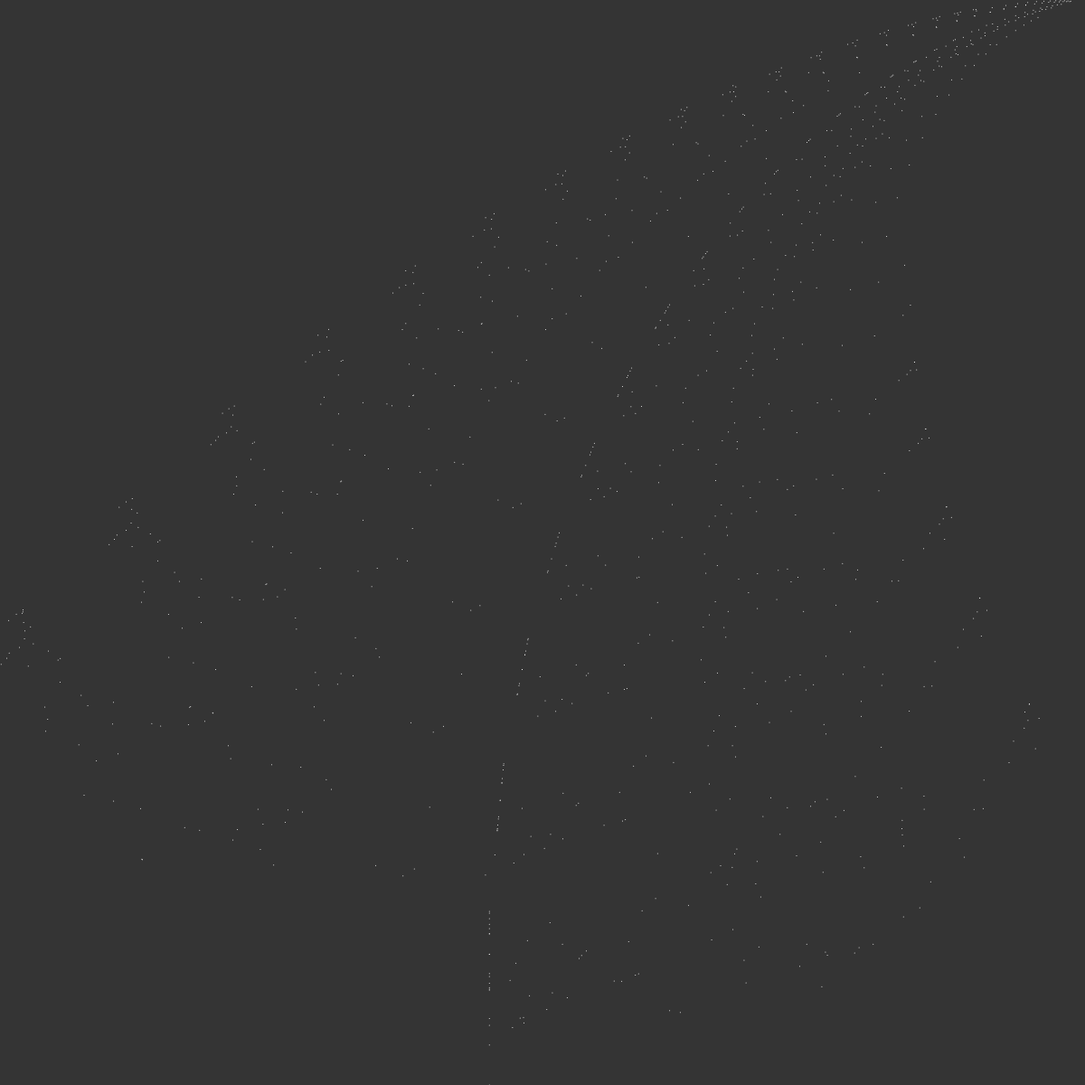
Frame 1 (no input)
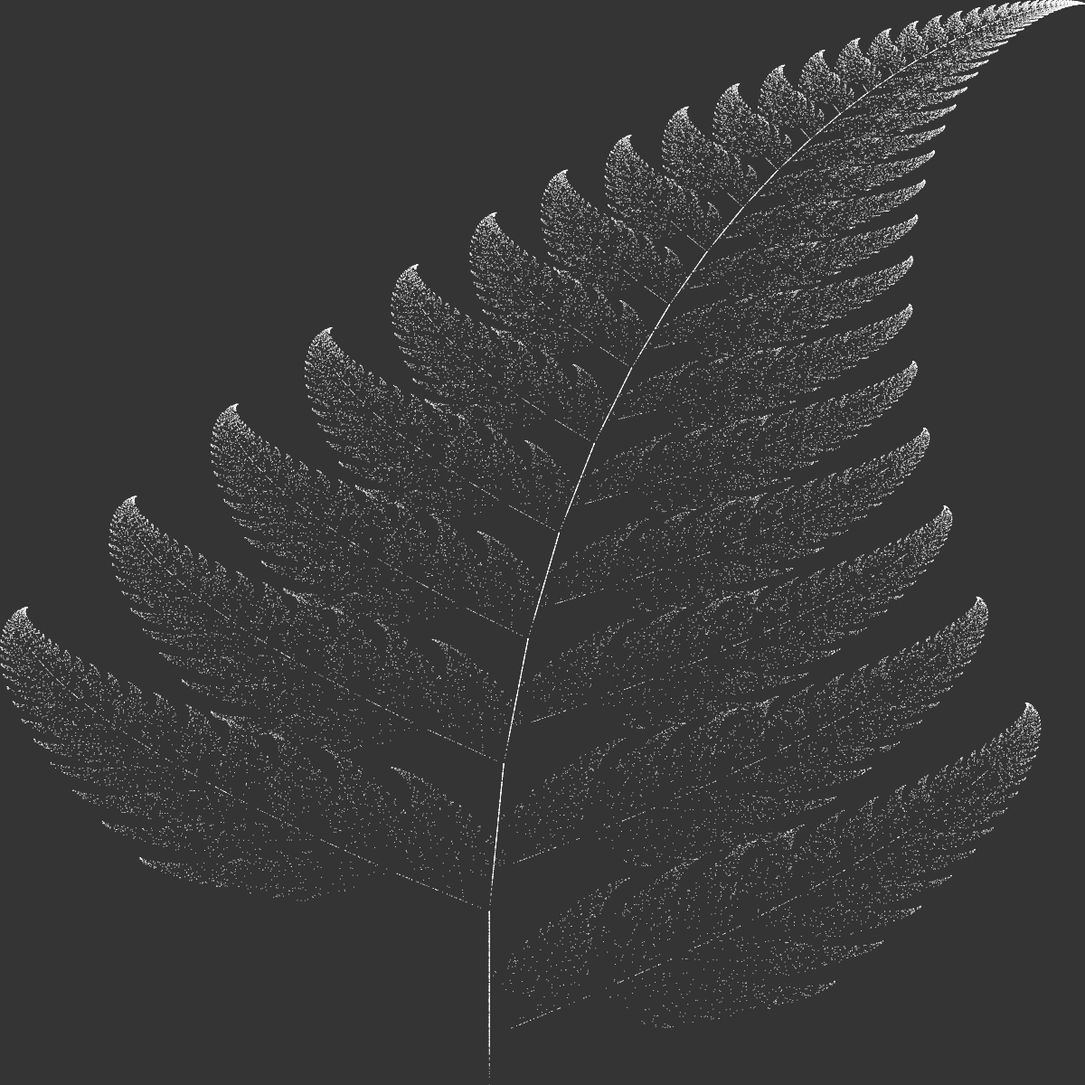
Frame 60 (no input)
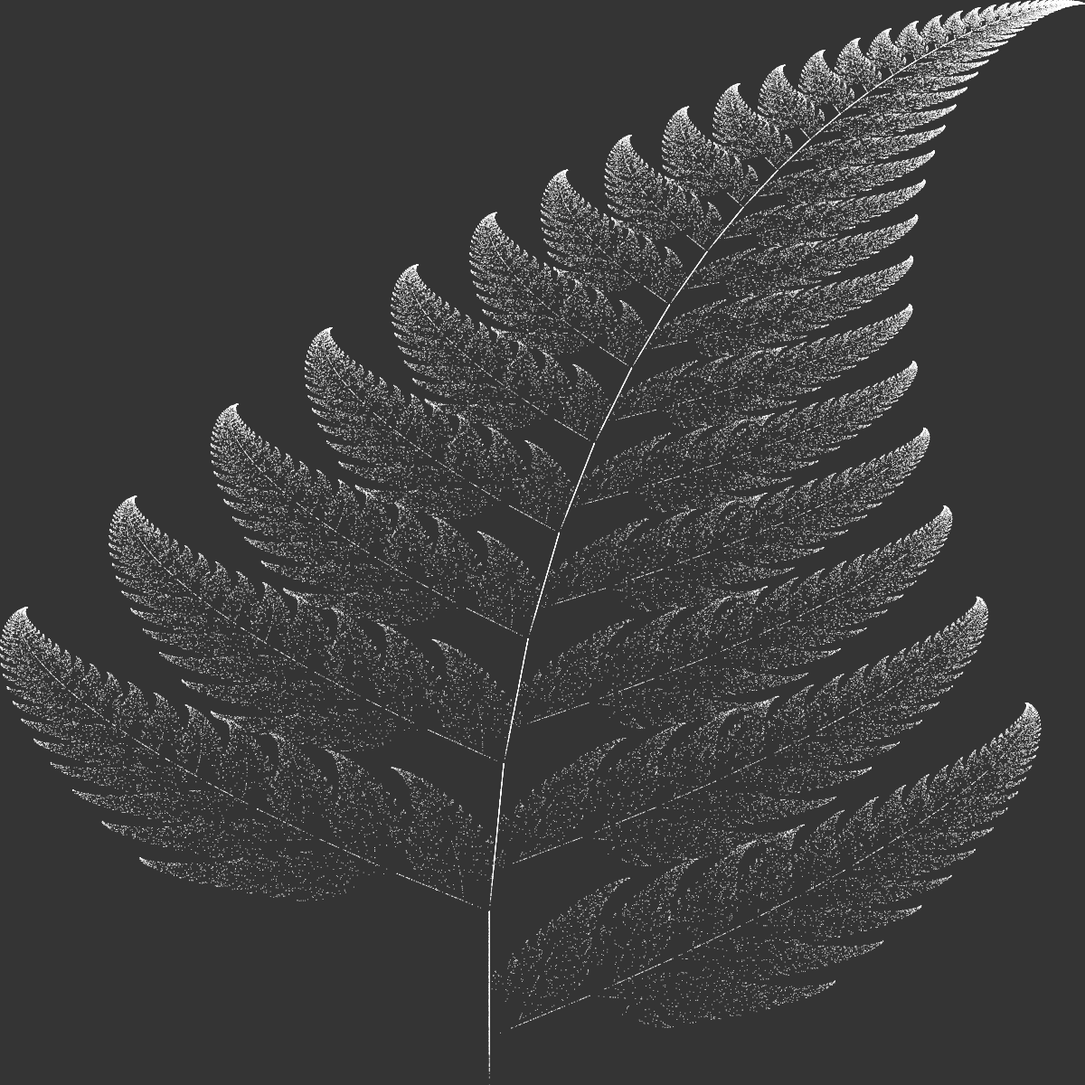
Frame 120 (the mouse pressed at the canvas centre since frame 60)

The p5.js sketch that drew these frames (run headless with seeded random() and noise() and a simulated clock; from frame 60 on, the mouse is pressed at the canvas centre):

// p5.js sketch
// ── sketch.js
let x = 0;
let y = 0;

function setup() {
  createCanvas(1200, 1200);
  background(52);
}

function nextPoint() {
  let nextX;
  let nextY;

  let r = random(1);

  if (r < 0.01) {
    // 1
    nextX = 0;
    nextY = 0.16 * y;
  } else if (r < 0.86) {
    // 2
    nextX = 0.85 * x + 0.04 * y;
    nextY = -0.04 * x + 0.85 * y + 1.6;
  } else if (r < 0.93) {
    // 3
    nextX = 0.2 * x + -0.26 * y;
    nextY = 0.23 * x + 0.22 * y + 1.6;
  } else {
    // 4
    nextX = -0.15 * x + 0.28 * y;
    nextY = 0.26 * x + 0.24 * y + 0.44;
  }

  x = nextX;
  y = nextY;
}

// -2.1820 < x < 2.6558 and 0 <=y < 9.9983
function drawPoint() {
  stroke(255);
  // stroke(random(140), random(140), random(140));
  strokeWeight(1);

  let px = map(x, -2.182, 2.6558, 0, width);
  let py = map(y, 0, 9.9983, height, 0);
  point(px, py);
}

function draw() {
  for (let i = 0; i < 1000; i++) {
    drawPoint();
    nextPoint();
  }
}
